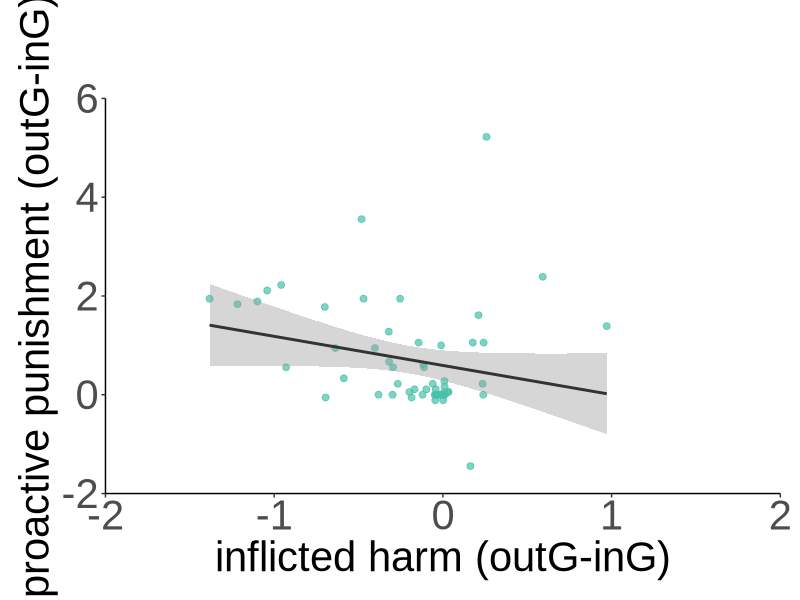
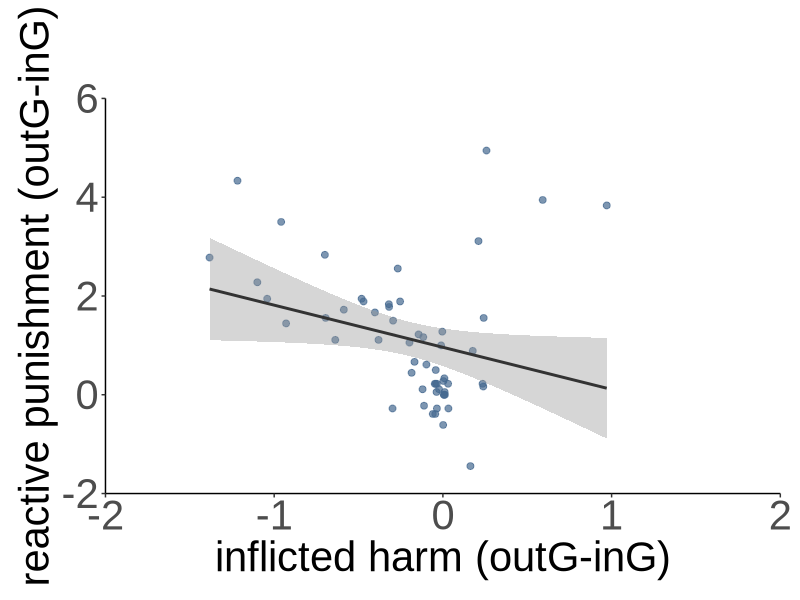

Write R code to recreate these figures, in order.
## ---- chunk 1
#rm(list=ls())
require("knitr") 
opts_chunk$set(tidy = FALSE, warning = FALSE, message = FALSE, cache = FALSE)

#load libraries and functions
suppressMessages(library("tidyverse")) # to organize data
suppressMessages(library("ggplot2"))
suppressMessages(library("gridExtra"))
suppressMessages(library("ggpubr"))
suppressMessages(library("data.table")) # to read data as data.table rather than data.frame.

## ---- chunk 2
all_data                      <- fread(file="para_beh_corr.csv")
## ---- chunk 3

scatterplot2 <- function(d, xlimits, xbreaks, ylimits, ybreaks, xlabs, ylabs) {
  size1 <- 30

  names(d) <- c('x', 'y')
  
  fig <- ggplot(d, aes(x = x, y = y)) +
    geom_point(shape = 21, colour = "#48C0AA", size = 2, fill = "#48C0AA", alpha = 0.7) +
    #geom_point(shape = 16, size = 4, color = "#FF8a5e", alpha = 0.6) +
    xlab(xlabs) +
    ylab(ylabs) +
    scale_x_continuous(limits = xlimits, breaks = xbreaks, expand = c(0, 0)) +
    scale_y_continuous(limits = ylimits, breaks = ybreaks, expand = c(0, 0)) +
    stat_smooth(method = "lm", se = TRUE, colour = "#333333") +
    theme_classic() +
    theme(
      axis.ticks.length = unit(0.1, "cm"),
      axis.text.x = element_text(size = size1, colour = '#4D4D4D', family = "Arial"),
      axis.text.y = element_text(size = size1, colour = '#4D4D4D', family = "Arial"),
      axis.title = element_text(size = size1, colour = 'black', family = "Arial"),
    )+
  theme(
    plot.margin = unit(c(2.5, 0.5, 0.5 , 0.5), "cm")
  )
  return(fig)
}
## ---- chunk 4
# 假设 all_data 已经加载
figA <- scatterplot2(
  all_data[, c("beta_outGvsinG", "Fout_in")],
  xlimits = c(-2, 2),
  xbreaks = seq(from = -2, to = 2, by = 1),
  ylimits = c(-2, 6),
  ybreaks = seq(from = -2, to = 6, by = 2),
  xlabs = "inflicted harm (outG-inG)",
  ylabs = 'proactive punishment (outG-inG)'
)

w = 6  # 增加宽度以适应右侧图例
h = 7
ggsave('./Pic/beta_F.png', 
       width = w, 
       height = h, 
       device = "png",   
       dpi = 300)
# 计算相关性
cor.test(all_data$beta_outGvsinG, all_data$Fout_in)

## ---- chunk 5

scatterplot2 <- function(d, xlimits, xbreaks, ylimits, ybreaks, xlabs, ylabs) {
  size1 <- 30

  names(d) <- c('x', 'y')
  
  fig <- ggplot(d, aes(x = x, y = y)) +
    geom_point(shape = 21, colour = "#456990", size = 2, fill = "#456990", alpha = 0.7) +
    #geom_point(shape = 16, size = 4, color = "#FF8a5e", alpha = 0.6) +
    xlab(xlabs) +
    ylab(ylabs) +
    scale_x_continuous(limits = xlimits, breaks = xbreaks, expand = c(0, 0)) +
    scale_y_continuous(limits = ylimits, breaks = ybreaks, expand = c(0, 0)) +
    stat_smooth(method = "lm", se = TRUE, colour = "#333333") +
    theme_classic() +
    theme(
      axis.ticks.length = unit(0.1, "cm"),
      axis.text.x = element_text(size = size1, colour = '#4D4D4D', family = "Arial"),
      axis.text.y = element_text(size = size1, colour = '#4D4D4D', family = "Arial"),
      axis.title = element_text(size = size1,  colour = 'black', family = "Arial"),
    )+
  theme(
    plot.margin = unit(c(2.5, 0.5, 0.5 , 0.5), "cm")
  )
  return(fig)
}
## ---- chunk 6
# 假设 all_data 已经加载
figA <- scatterplot2(
  all_data[, c("beta_outGvsinG", "UFout_in")],
  xlimits = c(-2, 2),
  xbreaks = seq(from = -2, to = 2, by = 1),
  ylimits = c(-2, 6),
  ybreaks = seq(from = -2, to = 6, by = 2),
  xlabs = "inflicted harm (outG-inG)",
  ylabs = 'reactive punishment (outG-inG)'
)

w = 6  # 增加宽度以适应右侧图例
h = 7
ggsave('./Pic/beta_UF.png', 
       width = w, 
       height = h, 
       device = "png",   
       dpi = 300)
# 计算相关性
cor.test(all_data$beta_outGvsinG, all_data$UFout_in)
